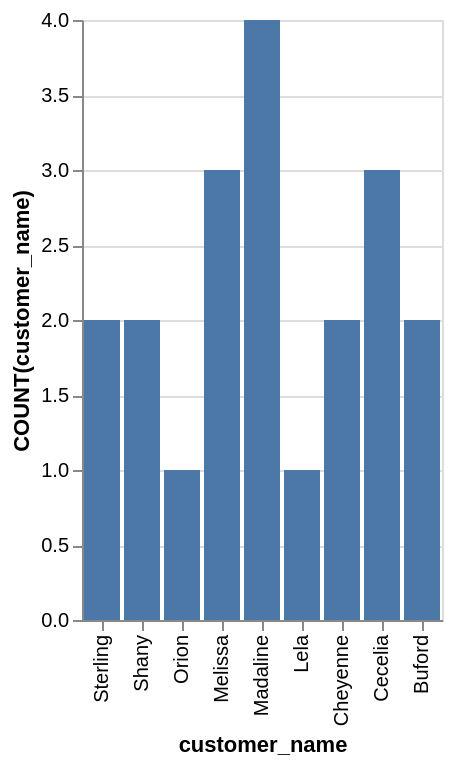

Write a Vega-Lite specification for this figure.
### Vega-Lite specification from a JSON file in a GitHub repository (floating-point values rounded to 4 significant figures)
{"data": {"values": [{"x_data": "Sterling", "y_data": 2}, {"x_data": "Shany", "y_data": 2}, {"x_data": "Orion", "y_data": 1}, {"x_data": "Melissa", "y_data": 3}, {"x_data": "Madaline", "y_data": 4}, {"x_data": "Lela", "y_data": 1}, {"x_data": "Cheyenne", "y_data": 2}, {"x_data": "Cecelia", "y_data": 3}, {"x_data": "Buford", "y_data": 2}]}, "mark": "bar", "encoding": {"x": {"field": "x_data", "type": "nominal", "title": "customer_name", "sort": "descending"}, "y": {"field": "y_data", "type": "quantitative", "title": "COUNT(customer_name)"}}}
